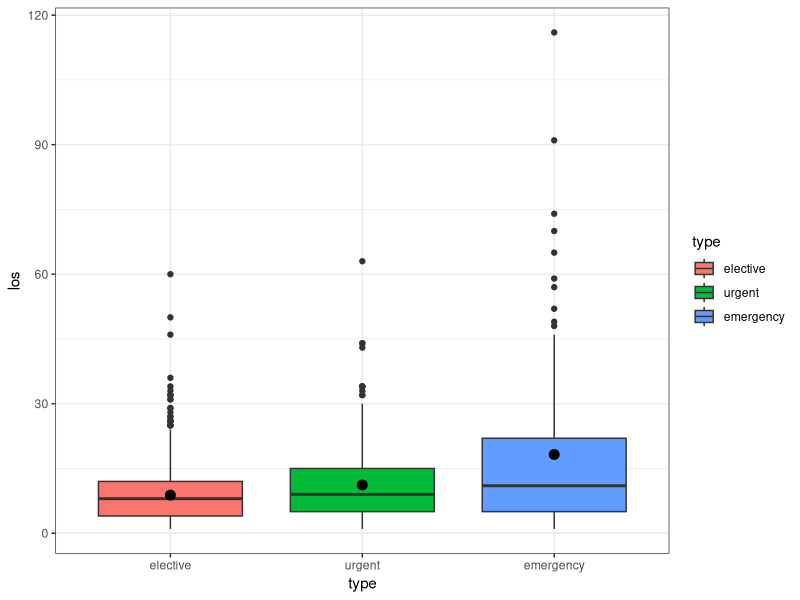
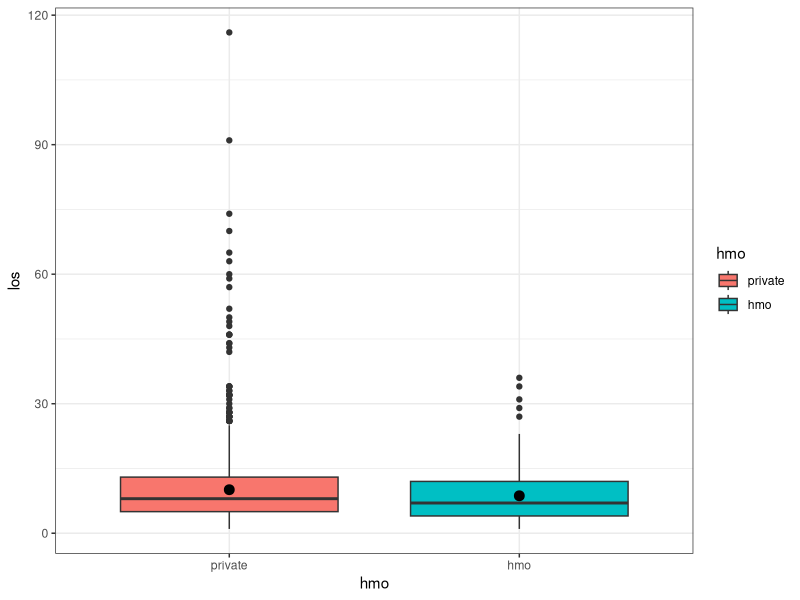
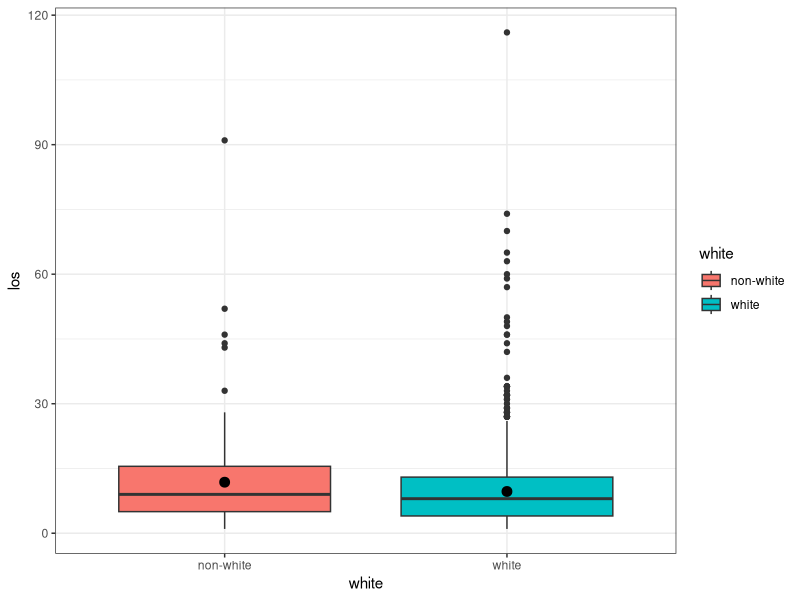
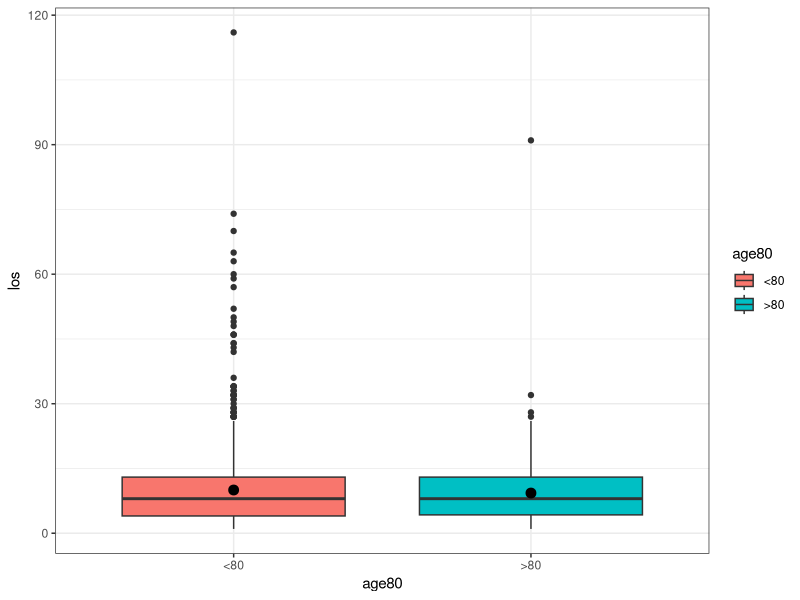
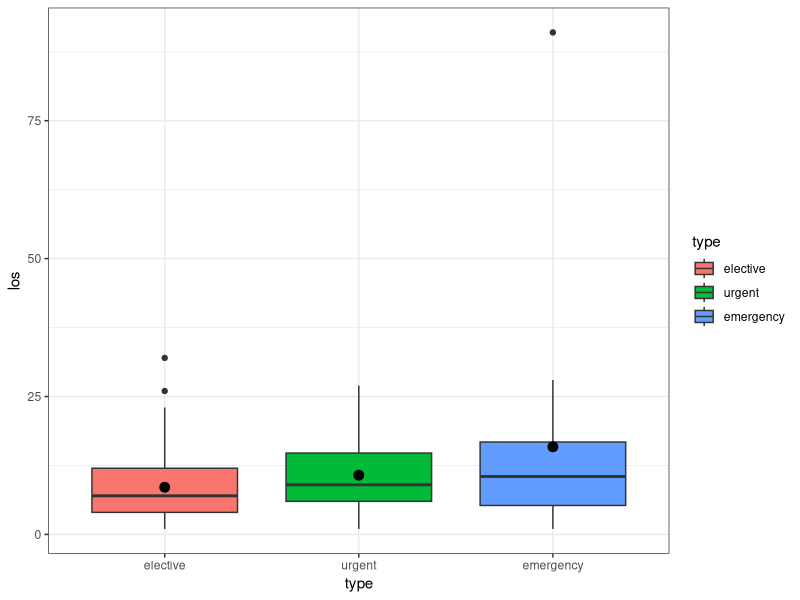
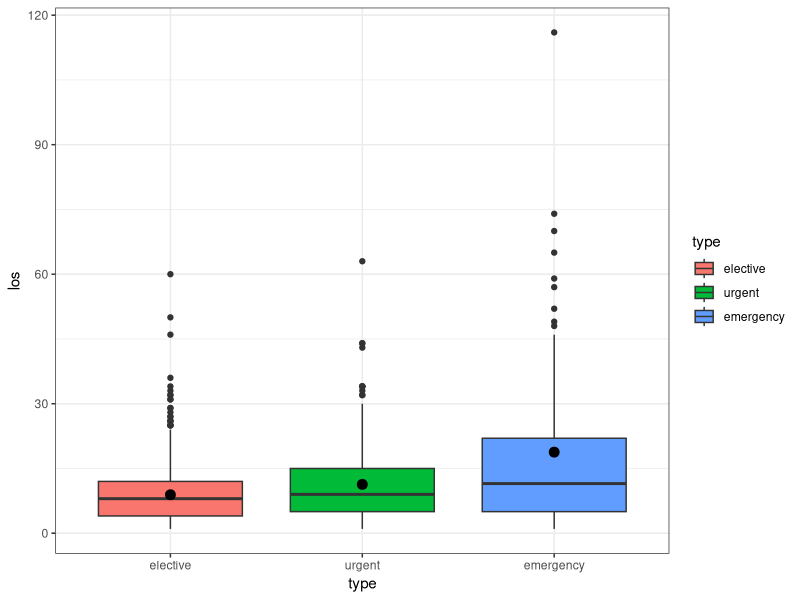
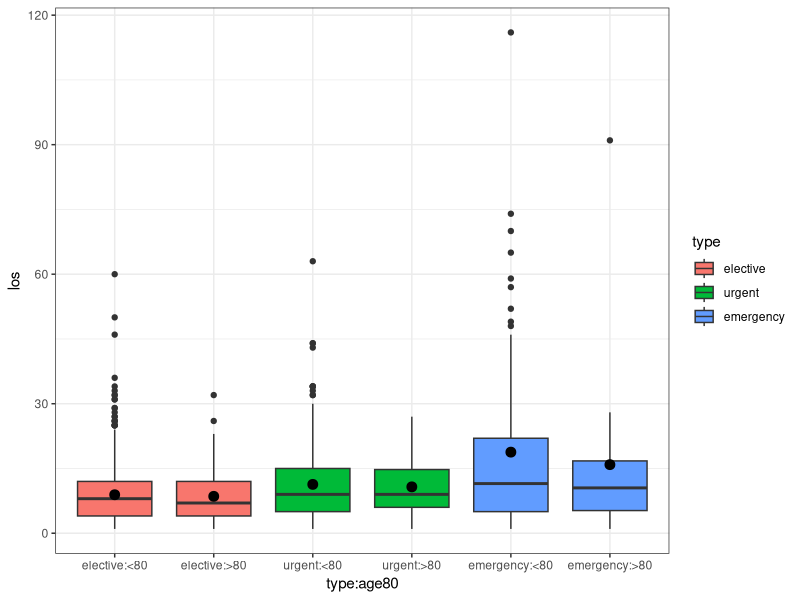

Write R code to recreate these figures, in order.
library(ggplot2)
library(MASS)
library(reshape2)
library(tidyverse)
library(car)
library(sandwich)

medpar <- read.csv("medpar.csv")
head(medpar)
summary(medpar)

medpar$hmo <- factor(medpar$hmo, levels=c("0", "1"), labels=c("private", "hmo"))
medpar$white <- factor(medpar$white, levels=c("0", "1"), labels=c("non-white", "white"))
medpar$age80 <- factor(medpar$age80, levels=c("0", "1"), labels=c("<80", ">80"))
medpar$type <- factor(medpar$type, levels=c("1", "2", "3"), labels=c("elective", "urgent", "emergency"))
head(medpar)

ggplot(medpar, aes(x=type, y=los, fill=type)) + geom_boxplot() +stat_summary(fun.y=mean, color='black', show.legend = FALSE, geom = "point", shape=19, size=3) + theme_bw()
ggplot(medpar, aes(x=hmo, y=los, fill=hmo)) + geom_boxplot() +stat_summary(fun.y=mean, color='black', show.legend = FALSE, geom = "point", shape=19, size=3) + theme_bw()
ggplot(medpar, aes(x=white, y=los, fill=white)) + geom_boxplot() +stat_summary(fun.y=mean, color='black', show.legend = FALSE, geom = "point", shape=19, size=3) + theme_bw()
ggplot(medpar, aes(x=age80, y=los, fill=age80)) + geom_boxplot() +stat_summary(fun.y=mean, color='black', show.legend = FALSE, geom = "point", shape=19, size=3) + theme_bw()

mod0 <- aov(los ~ type, data=medpar)
summary(mod0)

mod1 <- glm(los ~ type, family="poisson", data=medpar)
summary(mod1)

mod2 <- glm(los ~ type + white + age80 + hmo, family="poisson", data=medpar)
summary(mod2)

anova(mod1, mod2, test="Chisq")
anova(mod1,mod2)

ggplot(subset(medpar, age80 == '>80'), aes(x=type, y=los, fill=type)) + geom_boxplot() +stat_summary(fun.y=mean, color='black', show.legend = FALSE, geom = "point", shape=19, size=3) + theme_bw()
ggplot(subset(medpar, age80 == '<80'), aes(x=type, y=los, fill=type)) + geom_boxplot() +stat_summary(fun.y=mean, color='black', show.legend = FALSE, geom = "point", shape=19, size=3) + theme_bw()
ggplot(medpar, aes(x=type:age80, y=los, fill=type)) + geom_boxplot() +stat_summary(fun.y=mean, color='black', show.legend = FALSE, geom = "point", shape=19, size=3) + theme_bw()

with(medpar, tapply(los, type, function(x) {
  sprintf("M (SD) = %1.2f (%1.2f)", mean(x), sd(x))
}))
with(medpar, tapply(los, white, function(x) {
  sprintf("M (SD) = %1.2f (%1.2f)", mean(x), sd(x))
}))
with(medpar, tapply(los, age80, function(x) {
  sprintf("M (SD) = %1.2f (%1.2f)", mean(x), sd(x))
}))
with(medpar, tapply(los, hmo, function(x) {
  sprintf("M (SD) = %1.2f (%1.2f)", mean(x), sd(x))
}))

mod3 <- glm.nb(los ~ type + white + age80 + hmo, data=medpar)
summary(mod2)
summary(mod3)


mod4 <- glm(los ~ type + white + age80 + hmo, family="poisson", data=medpar, subset=-c(1452,1466))
summary(mod4)
summary(mod1)
